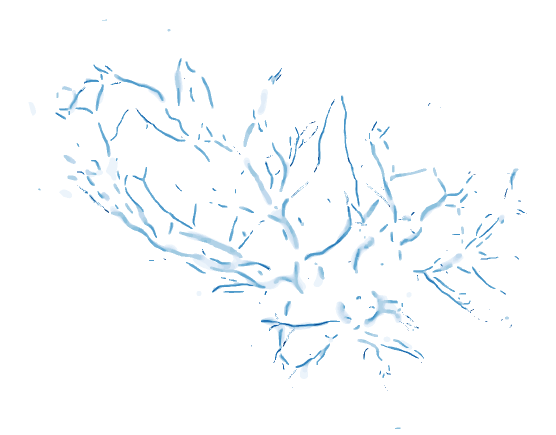
#> input picture .png, 1111 x 869 px, given in place of T-BN2899857.png, which was not available (shown at 1/2 size)
$ python cut_demo_new.py
#> lines starting #> are read from the running program, lines starting #| are printed output that depends on the picture; after the words box and inside, x2 and y2 are one past the last pixel; in counts of white or black regions, pixels touching at a corner belong together; pictures that were not available may be replaced by others from this repository, and a replacement may not be noted
### placenta.py
#!/usr/bin/env python3

"""
This module contains all the logic for loading placental samples.
Unfortunately, some functions here assume NCS samples, whereas others are
nonspecific to a fault. There are calls here to functions in the preprocessing
(and maybe plate_morphology)  modules

TODO:
    Ideally, the whole placenta itself would a well defined object with
    different views, rather than each file, wanting all access to a sample's
    related files, needing to load so many different images.
"""

import numpy as np
import numpy.ma as ma
import os.path
import os
import json
from scipy.ndimage import imread
from skimage import morphology

from numpy.ma import is_masked
from skimage.color import gray2rgb
from skimage.util import img_as_float
import matplotlib.pyplot as plt
from hfft import fft_gradient
from skimage.segmentation import watershed
from skimage.morphology import binary_erosion, disk
import scipy.ndimage as ndi


def open_typefile(filename, filetype, sample_dir=None, mode=None):
    """
    filetype is either 'mask' or 'trace'
    mask -> 'L' mode
    trace -> 'RGB' mode
    use mode keyword to override this behavior (for example if you
    want a binary trace)

    typefiles that aren't the above will be treated as 'L'
    """
    # try to open what the mask *should* be named
    # this should be done less hackishly
    # for example, if filename is 'ncs.1029.jpg' then
    # this would set the maskfile as 'ncs.1029.mask.jpg'

    #if filetype not in ("mask", "trace"):
    #    raise NotImplementedError("Can only deal with mask or trace files.")

    # get the base of filename and build the type filename
    *base, suffix = filename.split('.')
    base = ''.join(base)
    typefile = '.'.join((base, filetype, suffix))

    if sample_dir is None:
        sample_dir = 'samples'

    typefile = os.path.join(sample_dir, typefile)

    if mode is not None:
        if filetype == 'mask':
            mode = 'L'
        elif filetype in ('ctrace', 'veins', 'arteries'):
            mode = 'RGB'
        else:
            # handle this if you need to?
            mode = 'L'
    try:
        img = imread(typefile, mode=mode)

    except FileNotFoundError:
        print('Could not find file', typefile)
        return None

    return img


# [46 lines left out: functions strip_ncs_name, open_tracefile, mimg_as_float, not called in this run]

def get_named_placenta(filename, sample_dir=None, masked=True,
                       maskfile=None, mode='L'):
    """
    This function is to be replaced by a more ingenious/natural
    way of accessing a database of unregistered and/or registered
    placental samples.

    Parameters
    ----------

    filename: name of file (including suffix?) but NOT directory
    masked: return it masked.
    maskfile: if supplied, this use the file will use a supplied 1-channel
            mask (where 1 represents an invalid/masked pixel, and 0
            represents a valid/unmasked pixel. the supplied image must be
            the same shape as the image. if not provided, the mask is
            calculated (unless masked=False)
            the file must be located within the sample directory

            If maskfile is 'None' then this function will look for
            a default maskname with the following  pattern:

                test.jpg -> test.mask.jpg
                ncs.1029.jpg  -> ncs.1029.mask.jpg

    sample_directory: Relative path where sample (and mask file) is located.
            defaults to './samples'

    if masked is true (default), this returns a masked array.

    NOTE: A previous logical incongruity has been corrected. Masks should have
    1 as the invalid/background/mask value (to mask), and 0 as the
    valid/plate/foreground value (to not mask)
    """
#> called with filename = 'T-BN2899857.png', masked = True, mode = 'L'
    if sample_dir is None:
        sample_dir = 'samples'

    full_filename = os.path.join(sample_dir, filename)

    if mode.lower() in ('g', 'green'):
        # first channel of RGBA (or RGBA!)
        raw_img = imread(full_filename)[...,1]

    else:
        raw_img = imread(full_filename, mode=mode)
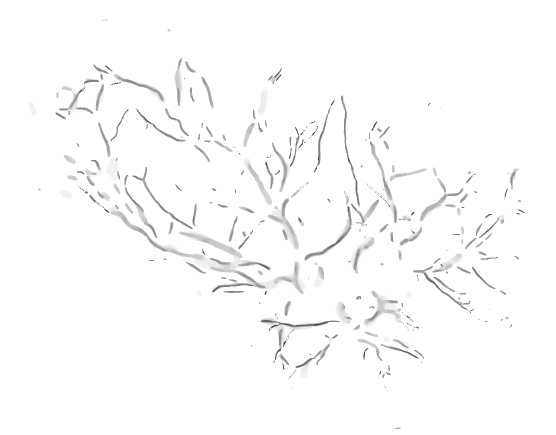
#> raw_img: shape (869, 1111) (shown at 1/2 size); min 43, max 255, mean 251.3

    if maskfile is None:
        # try to open what the mask *should* be named
        # this should be done less hackishly
        # for example, if filename is 'ncs.1029.jpg' then
        # this would set the maskfile as 'ncs.1029.mask.jpg'
        *base, suffix = filename.split('.')
        test_maskfile = ''.join(base) + '.mask.' + suffix
        test_maskfile = os.path.join(sample_dir, test_maskfile)
        try:
            mask = imread(test_maskfile, mode='L')
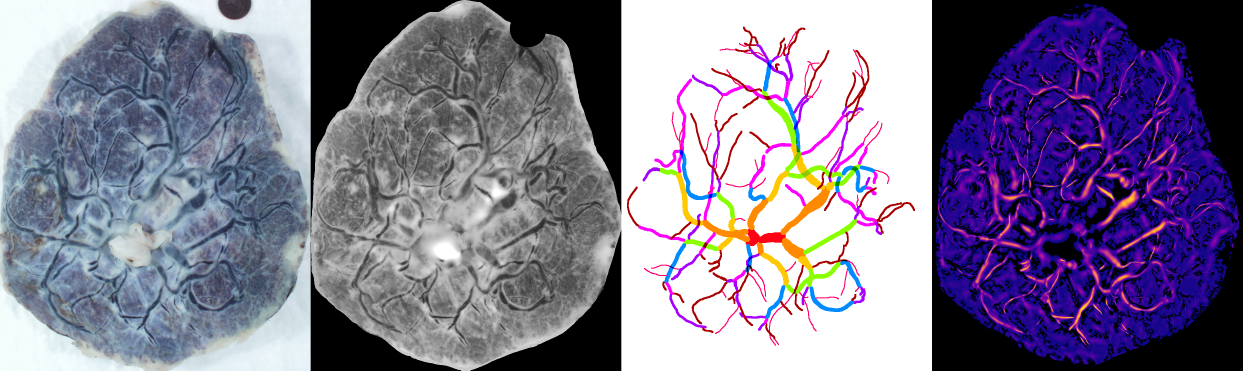
#> input picture M1-T-BN2050224.png, 3728 x 1111 px, given in place of T-BN2899857.mask.png, which was not available (shown at 1/3 size)
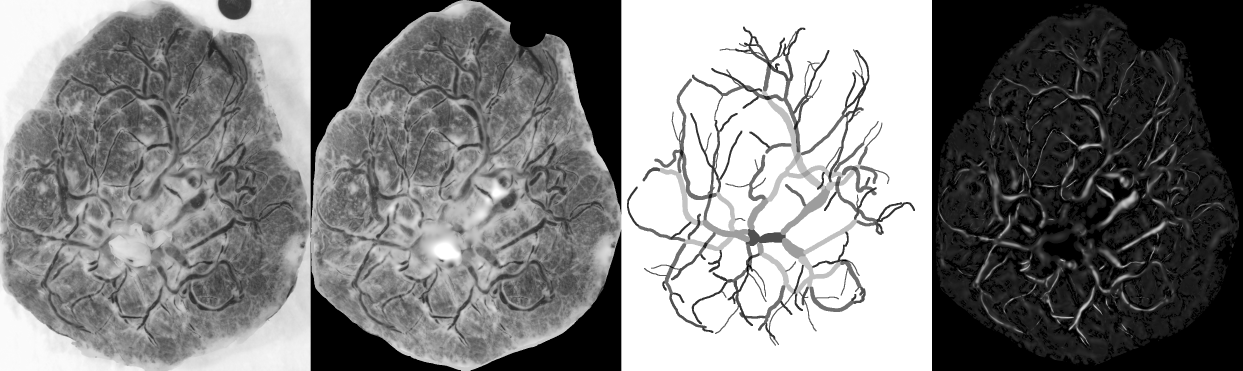
#> mask: shape (1111, 3728) (shown at 1/3 size); min 0, max 255, mean 126.9
        except FileNotFoundError:
            print('Could not find maskfile', test_maskfile)
            print('Please supply a maskfile. Autogeneration of mask',
                  'files is slow and buggy and therefore not supported.')
            raise
            #return mask_background(raw_img)
    else:
        # set maskfile name relative to path
        maskfile = os.path.join(sample_dir, maskfile)
        mask = imread(maskfile, mode='L')

    if filename.startswith('T-BN'):
        if filename not in FAILS:
            #print('tightening the mask')
            raw = open_typefile(filename, 'raw')
#> in open_typefile, img is the input picture: shape (1111, 3728, 4); mean R, G, B, A 128.5, 122.4, 146.2, 255
            plate = find_plate_in_raw(raw)

            stuff = ma.masked_array(raw_img, mask=mask)
            return ma.masked_array(stuff, mask=plate)
        else:
            #print('leaving this mask as it is')
            pass

    return ma.masked_array(raw_img, mask=mask)


# [219 lines left out: functions list_by_quality, check_filetype, list_placentas, show_mask, _cropped_bounds, cropped_args and 1 more, not called in this run]


CYAN = [0, 255, 255]
YELLOW = [255, 255, 0]

def find_plate_in_raw(raw, sigma=.01):

    # this is introducing an ugly underflow error i think
    g = fft_gradient(raw[...,1],sigma=sigma)
    marks=np.zeros(g.shape, np.int32)
    marks[0,0] = 1


    # prevent a mean of empty slice runtime warning
    # need to check if this works before using this
    #if np.isnan(g).all():
    #    raise
    #    marks[:] = 2
    #else:
    #    marks[g > g.mean()] = 2

    marks[g > g.mean()] = 2

    w = watershed(g,marks)

    eroded = binary_erosion(w==2, disk(15))

    labeled, n_labs = ndi.label(eroded)

    # get largest object (0 is gonna be background)
    # sort labels by decreasing magnitude
    labs_by_size = sorted(list(range(1,n_labs+1)),
                          key=lambda l: np.sum(labeled==l), reverse=True)

    # unless something went horribly wrong
    plate_index = labs_by_size[0]

    return ~(labeled == plate_index)


# these are placentas where largest object watershedding didn't work
# this is pretty hackish
FAILS = [
    "T-BN0687730.png",
    "T-BN1629357.png",
    "T-BN2050224.png",
    "T-BN6381701.png",
    "T-BN7476220.png",
    "T-BN7644170.png",
    "T-BN7767693.png",
]

# [109 lines left out: functions measure_ncs_markings, add_ucip_to_mask, not called in this run]


# [12 lines that do not run on import are left out]

### hfft.py
#!/usr/bin/env python3

import numpy as np
import numpy.ma as ma
from scipy import signal
import scipy.fftpack as fftpack
from scipy.special import iv, ive
from scipy.ndimage import gaussian_filter
from itertools import combinations_with_replacement

from numpy.linalg import eigvals

# for demos
import matplotlib.pyplot as plt

from skimage.data import camera
from skimage.util import img_as_float
from skimage.measure import compare_mse, compare_nrmse

"""
hfft.py is the implementation of calculating the hessian of a real image based
in frequency space (rather than direct convolution with a gaussian, as is
standard in scipy, for example). This file also contains implementations of the
discrete gaussian kernel, and a visual demonstration of the "semigroup
property" of each implementation.


TODO: PROVIDE MAIN USAGE NOTES
"""

def fft_gaussian(img,sigma, kernel=None):

    """
    https://docs.scipy.org/doc/scipy/reference/generated/scipy.signal.fftconvolve.html

    in particular the example in which a gaussian blur is implemented.

    along with the comment:
    "Gaussian blur implemented using FFT convolution. Notice the dark borders
    around the image, due to the zero-padding beyond its boundaries. The
    convolve2d function allows for other types of image boundaries, but is far
    slower"

    (i.e. doesn't use FFT).

    note that here, you actually take the FFT of a gaussian (rather than
    build it in frequency space). there are ~6 ways to do this.
    """
#> called with sigma = 0.01
    #create a 2D gaussian kernel to take the FFT of
    # output of signal.gaussian is normalized to 1 so you need to scale
    # it back to work
    #A = 1 / (2*np.pi*sigma**2) # scale factor for 2D

    if kernel in ('discrete', None):
        kern_x = discrete_gaussian_kernel(img.shape[0], sigma)
        kern_y = discrete_gaussian_kernel(img.shape[1], sigma)
    elif kernel == 'sampled':
        # scaling factor for 1d gaussian (use it twice)
        A = 1 / (np.sqrt((2*np.pi)*sigma**2))
        kern_x = A*signal.gaussian(img.shape[0], sigma)
        kern_y = A*signal.gaussian(img.shape[1], sigma)
    else:
        raise ValueError("Key must be 'discrete' or 'sampled'")

    kernel = np.outer(kern_x, kern_y)

    return signal.fftconvolve(img, kernel, mode='same')


def discrete_gaussian_kernel(n_samples, sigma):
    """
    sigma is the scale, n_samples is the number of samples to compute
    will return a window centered a zero
    i.e. arange(-n_samples//2, n_samples//2+1)

    not sure how to center it on zero though, since integers only

    note! to make this work similarly to fft_gaussian, this uses
    sigma = np.sqrt(t). Usually you'll find this in terms of t

    by using scipy.special.ive instead we prevent blowups
    """
    dom = np.arange(-(n_samples//2), (n_samples//2) + 1)
    #there should be a scaling parameter alpha but whatever
    #return np.exp(-t) * iv(dom,t)
    if (n_samples % 2) == 0:
        dom = dom[1:]
    return ive(dom,sigma**2)


# [139 lines left out: functions fft_dgk, fft_fdgk, fft_weingarten_eigs, fft_hessian, not called in this run]


def fft_gradient(image, sigma=1.):
    """ returns gradient norm """

    gaussian_filtered = fft_gaussian(image, sigma=sigma)

    Lx, Ly = np.gradient(gaussian_filtered)
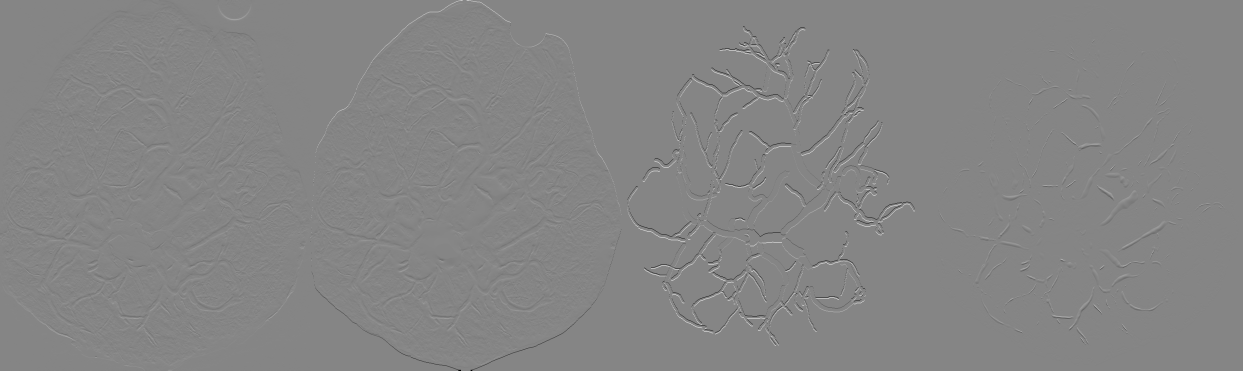
#> Lx: shape (1111, 3728) float64 (shown at 1/3 size); min -201, max 183, mean 0; drawn with min black and max white

    return np.sqrt(Lx**2 + Ly**2)
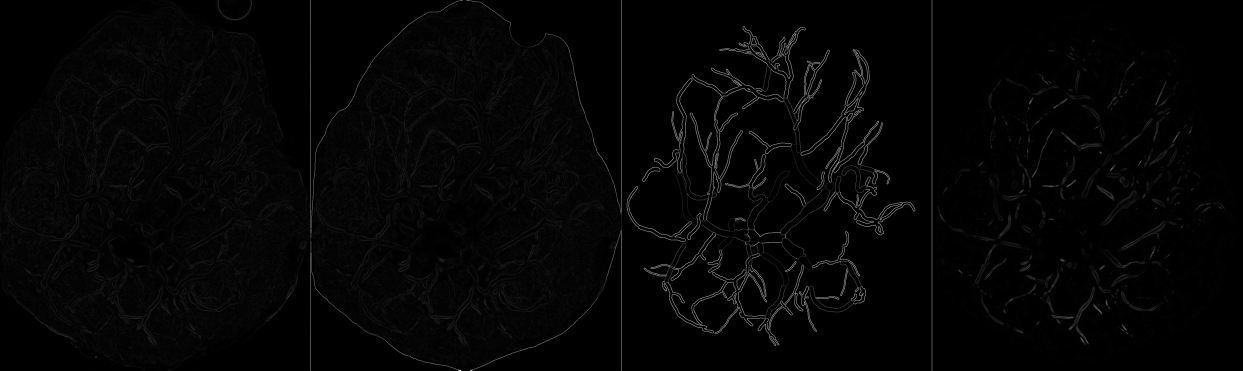
#> returned value: shape (1111, 3728) float64 (shown at 1/3 size); min 0, max 224.7, mean 4.8


# [168 lines left out: functions demo, compare_mae, semigroup_demo, not called in this run]

# [9 lines that do not run on import are left out]

### cut_demo_new.py
#!/usr/bin/env python3

from itertools import combinations_with_replacement

import numpy as np

import matplotlib.pyplot as plt
from skimage.util import img_as_float
from skimage.io import imread
from placenta import (get_named_placenta, list_by_quality, cropped_args,
                      mimg_as_float, open_typefile)
from frangi import frangi_from_image
import numpy.ma as ma
from hfft import fft_gradient, fft_hessian, fft_gaussian
from merging import nz_percentile
from plate_morphology import dilate_boundary
import os.path, os
from time import perf_counter


b=0.5; g=0.5;
sigmas = np.logspace(-2, 2.5, num=12, base=2)
dilation_radius = 5
OUTPUT_DIR = 'demo_output/cut_demo_new'

if not os.path.exists(OUTPUT_DIR):
    os.makedirs(OUTPUT_DIR)

filename = 'T-BN2899857.png'
img = get_named_placenta(filename)
#> in find_plate_in_raw, `w = watershed(g,marks)`:
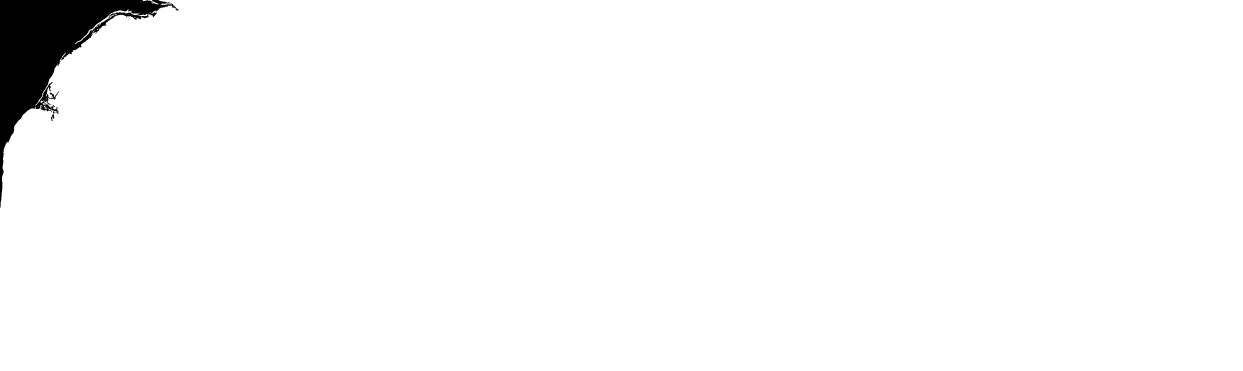
#> w: shape (1111, 3728) int32 (shown at 1/3 size); values 1 (black) and 2 (white), 97.9% white; 1 black region, box (x1, y1, x2, y2) and area: (0, 0, 536, 624) 86843
#> in find_plate_in_raw, `eroded = binary_erosion(w==2, disk(15))`:
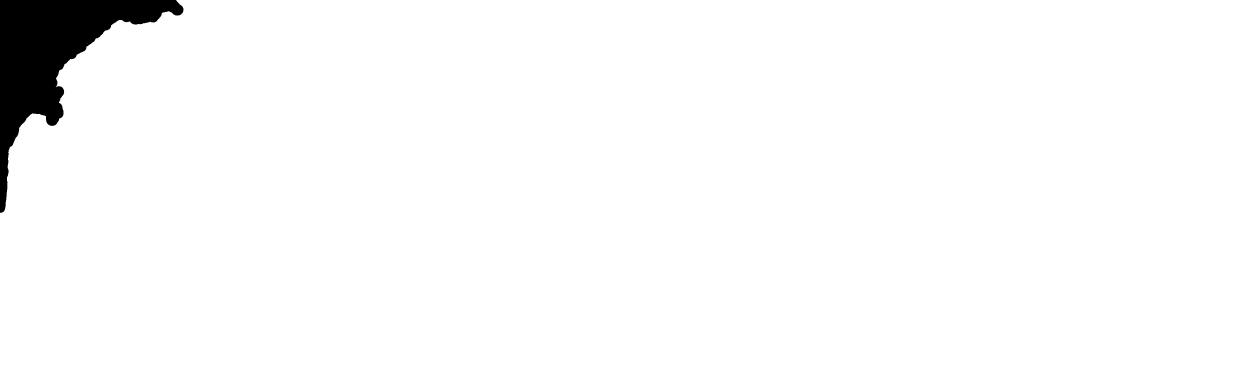
#> eroded: shape (1111, 3728) bool (shown at 1/3 size); 97.4% white; 1 black region, box (x1, y1, x2, y2) and area: (0, 0, 551, 639) 107883
#> in find_plate_in_raw, `labeled, n_labs = ndi.label(eroded)`: n_labs = 1
#> in find_plate_in_raw, `labs_by_size = sorted(list(range(1,n_labs+1)), key=lambda l: np.sum(la..`: labs_by_size = [1]
#> in find_plate_in_raw, `plate_index = labs_by_size[0]`: plate_index = 1
#> (the run stopped early here; a loop or call above may not have finished)
